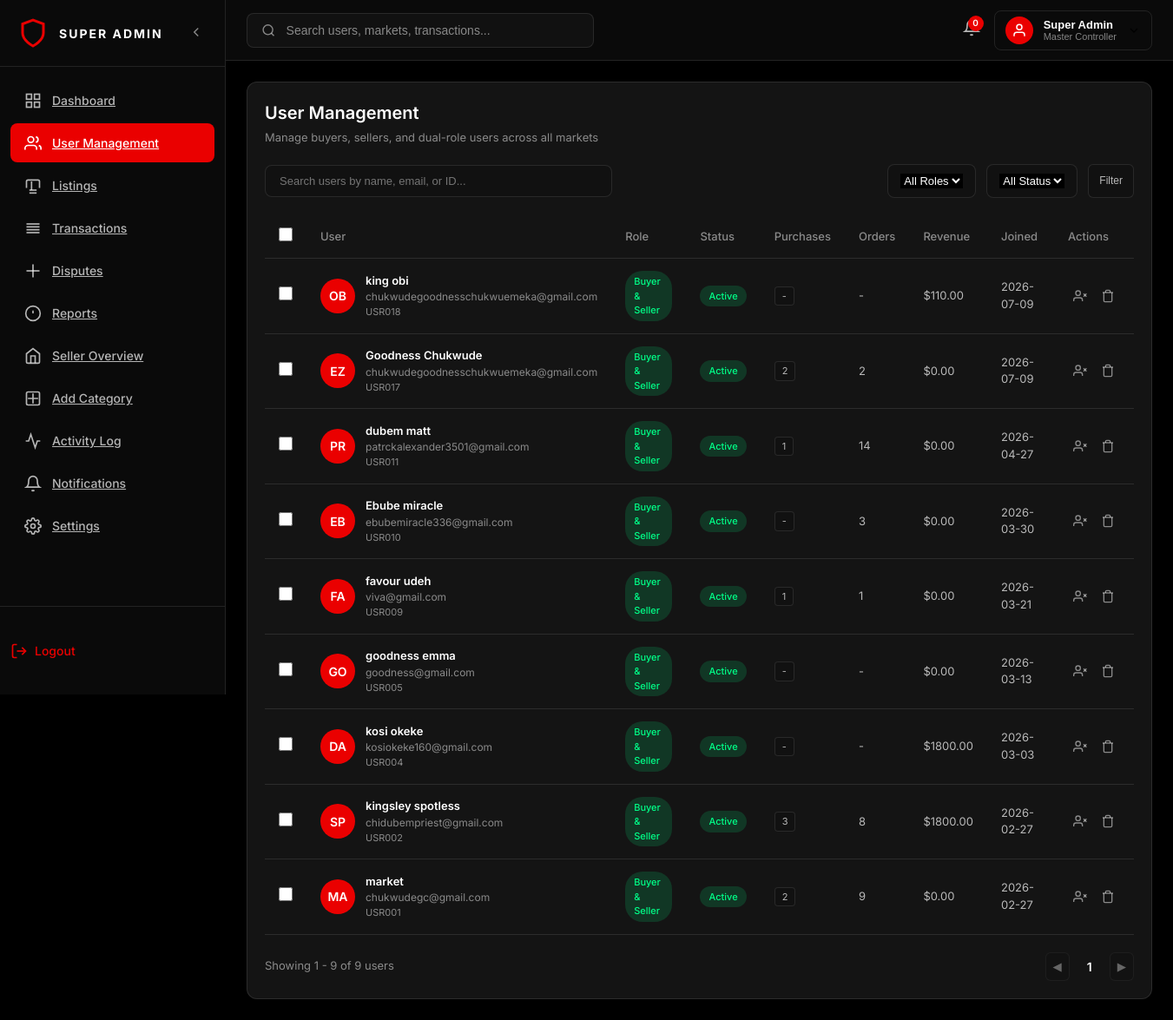
The page /users/ (signed in) on the database as committed earlier.
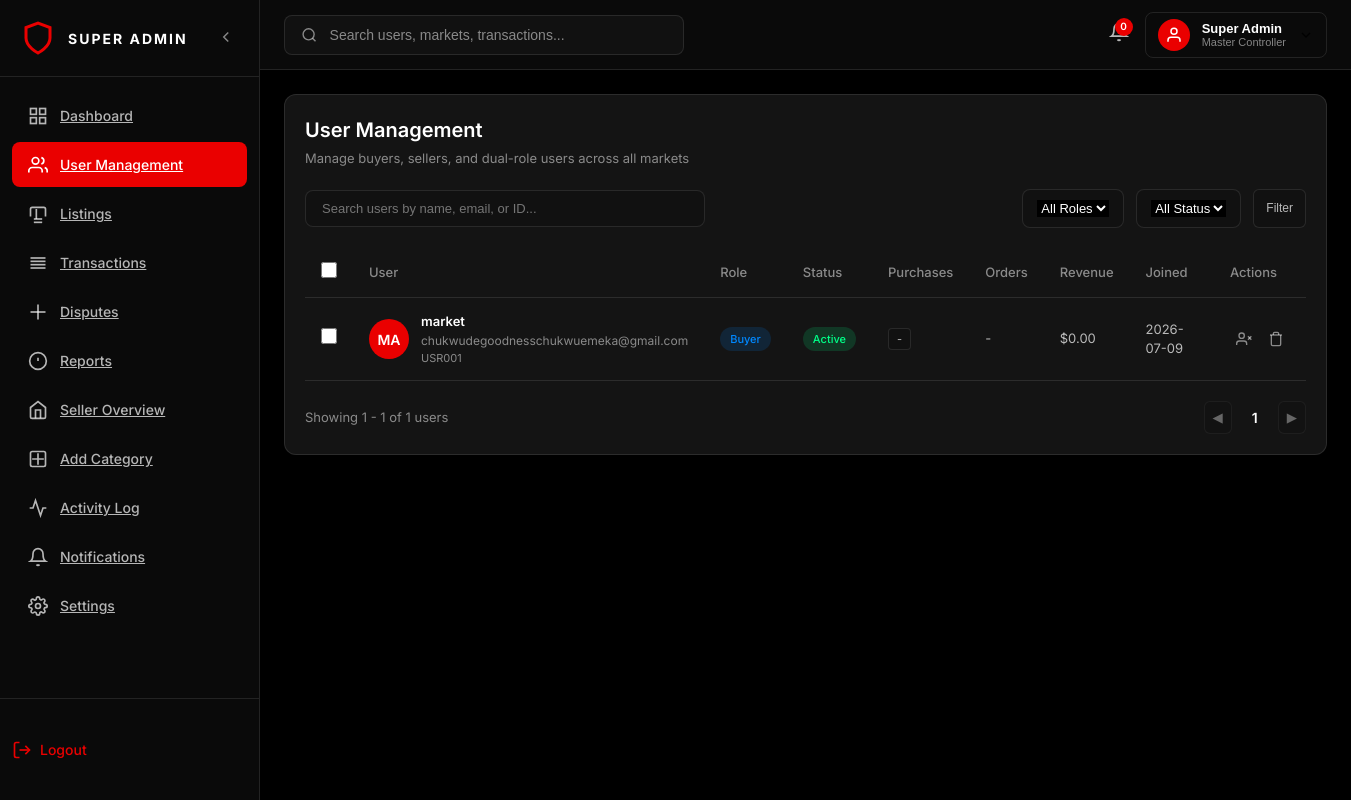
The same page on the database as committed later.
### multi/models.py (models this page shows, shortened)
class User(AbstractUser):
    ROLE_CHOICES = (
        ('buyer', 'Buyer'),
        ('seller', 'Seller'),
        ('both', 'Buyer & Seller'),
    )
    role = models.CharField(
        max_length=10,
        choices=ROLE_CHOICES,
        default='buyer'
    )
    profile_image = models.ImageField(upload_to='profiles/', blank=True, null=True)
    phone = models.CharField(max_length=20, blank=True)
    bio = models.TextField(blank=True)

### multi/views.py (the view)
# urls.py: path('users/', views.users, name='users'),
@login_required
@super_admin_required
def users(request):
    users = User.objects.all().order_by('-date_joined')
    search_query = request.GET.get('search', '')
    role_filter = request.GET.get('role', 'all')
    status_filter = request.GET.get('status', 'all')
    if search_query:
        users = users.filter(
            Q(username__icontains=search_query) |
            Q(email__icontains=search_query) |
            Q(id__icontains=search_query)
        )
    if role_filter != 'all':
        users = users.filter(role=role_filter)
    if status_filter == 'active':
        users = users.filter(is_active=True)
    elif status_filter == 'inactive':
        users = users.filter(is_active=False)
    user_data = []
    for user in users:
        purchases_count = OrderItem.objects.filter(order__buyer=user).count()
        orders_count = user.order_set.count()
        if user.role in ['seller', 'both']:
            revenue = OrderItem.objects.filter(seller=user).aggregate(total=Sum('price'))['total'] or 0
        else:
            revenue = 0
        user_data.append({
            'user': user,
            'purchases_count': purchases_count,
            'orders_count': orders_count,
            'revenue': revenue,
        })
    paginator = Paginator(user_data, 10)
    page_number = request.GET.get('page')
    page_obj = paginator.get_page(page_number)
    return render(request, 'super_admin/users.html', {
        'page_obj': page_obj,
        'search_query': search_query,
        'role_filter': role_filter,
        'status_filter': status_filter,
    })

### multi/context_processors.py (called while the page is built, shortened)
def seller_context(request):
    notifications = []
    notification_count = 0
    if request.user.is_authenticated:
        orders = OrderItem.objects.filter(product__seller=request.user)
        for order in orders:
            order.check_expiry()
        if request.user.is_superuser:
            messages = ContactMessage.objects.filter(status='unread').order_by('-created_at')[:5]
            notification_count = messages.count()
        return {
            'pending_orders': orders.filter(status='Pending').count(),
            'dashboard_notifications': notifications,
            'dashboard_notifications_count': notification_count,
        }
    return {
        'pending_orders': 0,
        'dashboard_notifications': [],
        'dashboard_notifications_count': 0,
    }

### multi/utils.py (called while the page is built)
def super_admin_required(view_func):
    @wraps(view_func)
    def _wrapped_view(request, *args, **kwargs):
        if not request.user.is_authenticated or not request.user.is_superuser:
            return redirect('home')  # or login page
        return view_func(request, *args, **kwargs)
    return _wrapped_view

### multi/templates/super_admin/users.html (shortened to what this page needs)
{% extends 'super_admin/admin_base.html' %}
{% load static %}
{% block users_active %}active{% endblock %}
{% block content %}
<div class="user-management">
    <div class="section-header">
        <div>
            <h2>User Management</h2>
            <p>Manage buyers, sellers, and dual-role users across all markets</p>
        </div>
    </div>
        <div class="filters-bar">
            <div class="search-box">
                <input type="text" name="search"
                    placeholder="Search users by name, email, or ID..."
                    value="{{ search_query }}">
            </div>
            <div class="filter-group">
                <div class="filter-select">
                    <select name="role">
                        <option value="all" {% if role_filter == 'all' %}selected{% endif %}>All Roles</option>
                    </select>
                </div>
                <div class="filter-select">
                    <select name="status">
                        <option value="all" {% if status_filter == 'all' %}selected{% endif %}>All Status</option>
                    </select>
                </div>
                <button type="submit" class="action-btn">Filter</button>
            </div>
        </div>
    <div class="users-table-container">
        <table class="users-table">
            <thead>
                <tr>
                    <th><input type="checkbox" id="selectAll"></th>
                    <th>User</th>
                    <th>Role</th>
                    <th>Status</th>
                    <th>Purchases</th>
                    <th>Orders</th>
                    <th>Revenue</th>
                    <th>Joined</th>
                    <th>Actions</th>
                </tr>
            </thead>
            <tbody id="userTableBody">
                {% include 'super_admin/partials/user_rows.html' with user_data=page_obj.object_list %}
            </tbody>
                    </table>
                </div>
            <div class="pagination">
                <span class="pagination-info">
                    Showing {{ page_obj.start_index }} - {{ page_obj.end_index }}
                    of {{ page_obj.paginator.count }} users
                </span>
                <div class="pagination-buttons">
                    {% if page_obj.has_previous %}
                    <a href="?page={{ page_obj.previous_page_number }}&search={{ search_query }}&role={{ role_filter }}&status={{ status_filter }}">
                        <button>◀</button>
                    </a>
                    {% else %}
                    <button disabled>◀</button>
                    {% endif %}
                    <span class="page-number">{{ page_obj.number }}</span>
                    {% if page_obj.has_next %}
                    <a href="?page={{ page_obj.next_page_number }}&search={{ search_query }}&role={{ role_filter }}&status={{ status_filter }}">
                        <button>▶</button>
                    </a>
                    {% else %}
                    <button disabled>▶</button>
                    {% endif %}
                </div>
            </div>
            </div>
            {% endblock %}

### multi/templates/super_admin/partials/user_rows.html (shortened to what this page needs)
{% for item in user_data %}
{% with user=item.user %}
<tr>
    <td><input type="checkbox" class="user-checkbox" data-id="{{ user.id }}"></td>
    <td>
        <div class="user-info">
            <div class="user-avatar">
                {{ user.username|slice:":2"|upper }}
            </div>
            <div class="user-details">
                <span class="user-name">
                    {{ user.get_full_name|default:user.username }}
                </span>
                <span class="user-email">{{ user.email }}</span>
                <span class="user-id">USR{{ user.id|stringformat:"03d" }}</span>
            </div>
        </div>
    </td>
    <td>
        <span class="badge role-{{ user.role }}">
            {{ user.get_role_display }}
        </span>
    </td>
    <td>
        {% if user.is_active %}
            <span class="badge status-active">Active</span>
        {% else %}
            <span class="badge status-inactive">Inactive</span>
        {% endif %}
    </td>
                    <td>
                        <div class="market-tags">
                            <span class="market-tag">
                                {{ item.purchases_count|default:"-" }}
                            </span>
                        </div>
                    </td>
                    <td>{{ item.orders_count|default:"-" }}</td>
                    <td>${{ item.revenue|floatformat:2 }}</td>
                    <td>{{ user.date_joined|date:"Y-m-d" }}</td>
   <td>
    <div class="action-buttons">
        <form method="POST" action="{% url 'toggle_user_status' user.id %}">
            <button class="action-btn warning" title="Toggle Status">
                {% if user.is_active %}
                    <svg viewBox="0 0 24 24" fill="none" stroke="currentColor" stroke-width="2" width="16" height="16">
                        <path d="M16 21v-2a4 4 0 0 0-4-4H5a4 4 0 0 0-4 4v2"/>
                        <circle cx="8.5" cy="7" r="4"/>
                        <line x1="18" y1="8" x2="23" y2="13"/>
                        <line x1="23" y1="8" x2="18" y2="13"/>
                    </svg>
                {% else %}
                    ✅
                {% endif %}
            </button>
        </form>
        <form method="POST" action="{% url 'delete_user' user.id %}"
              onsubmit="return confirm('Are you sure you want to delete this user?');">
            <button class="action-btn danger" title="Delete">
                 <svg viewBox="0 0 24 24" fill="none" stroke="currentColor" stroke-width="2" width="16" height="16">
                    <polyline points="3 6 5 6 21 6"/>
                    <path d="M19 6v14a2 2 0 0 1-2 2H7a2 2 0 0 1-2-2V6m3 0V4a2 2 0 0 1 2-2h4a2 2 0 0 1 2 2v2"/>
                </svg>
            </button>
        </form>
    </div>
</td>
</tr>
{% endwith %}
{% empty %}
<tr style="display: center; ">
    <td colspan="9">No users found.</td>
</tr>
{% endfor %}

Rows that differ between the two databases and show on the page:
removed User: user.username "OB", user.get_full_name "king obi", user.email "chukwudegoodnesschukwuemeka@gmail.com", user.id "018", user.role "Buyer & Seller", is_active "Active", purchases_count "-", orders_count "-", revenue "110.00", user.date_joined "2026-07-09"
removed User: user.username "EZ", user.get_full_name "Goodness Chukwude", user.email "chukwudegoodnesschukwuemeka@gmail.com", user.id "017", user.role "Buyer & Seller", is_active "Active", purchases_count "2", orders_count "2", revenue "0.00", user.date_joined "2026-07-09"
removed User: user.username "PR", user.get_full_name "dubem matt", user.email "patrckalexander3501@gmail.com", user.id "011", user.role "Buyer & Seller", shows "Active", purchases_count "1", orders_count "14", revenue "0.00", user.date_joined "2026-04-27"
removed User: user.username "EB", user.get_full_name "Ebube miracle", user.email "ebubemiracle336@gmail.com", user.id "010", user.role "Buyer & Seller", is_active "Active", purchases_count "-", orders_count "3", revenue "0.00", user.date_joined "2026-03-30"
removed User: user.username "FA", user.get_full_name "favour udeh", user.email "viva@gmail.com", user.id "009", user.role "Buyer & Seller", shows "Active", purchases_count "1", orders_count "1", revenue "0.00", user.date_joined "2026-03-21"
removed User: user.username "GO", user.get_full_name "goodness emma", user.email "goodness@gmail.com", user.id "005", user.role "Buyer & Seller", is_active "Active", purchases_count "-", orders_count "-", revenue "0.00", user.date_joined "2026-03-13"
removed User: user.username "DA", user.get_full_name "kosi okeke", user.email "kosiokeke160@gmail.com", user.id "004", user.role "Buyer & Seller", is_active "Active", purchases_count "-", orders_count "-", revenue "1800.00", user.date_joined "2026-03-03"
removed User: user.username "SP", user.get_full_name "kingsley spotless", user.email "chidubempriest@gmail.com", user.id "002", user.role "Buyer & Seller", is_active "Active", purchases_count "3", orders_count "8", revenue "1800.00", user.date_joined "2026-02-27"
changed User "MA": user.email "chukwudegc@gmail.com" → "chukwudegoodnesschukwuemeka@gmail.com"; role "both" → "buyer" (drawn); user.role "Buyer & Seller" → "Buyer"; purchases_count "2" → "-"; orders_count "9" → "-"; user.date_joined "2026-02-27" → "2026-07-09"
Other text that changed with them:
{{ page_obj.end_index }}: "9" → "1"
{{ page_obj.paginator.count }}: "9" → "1"
